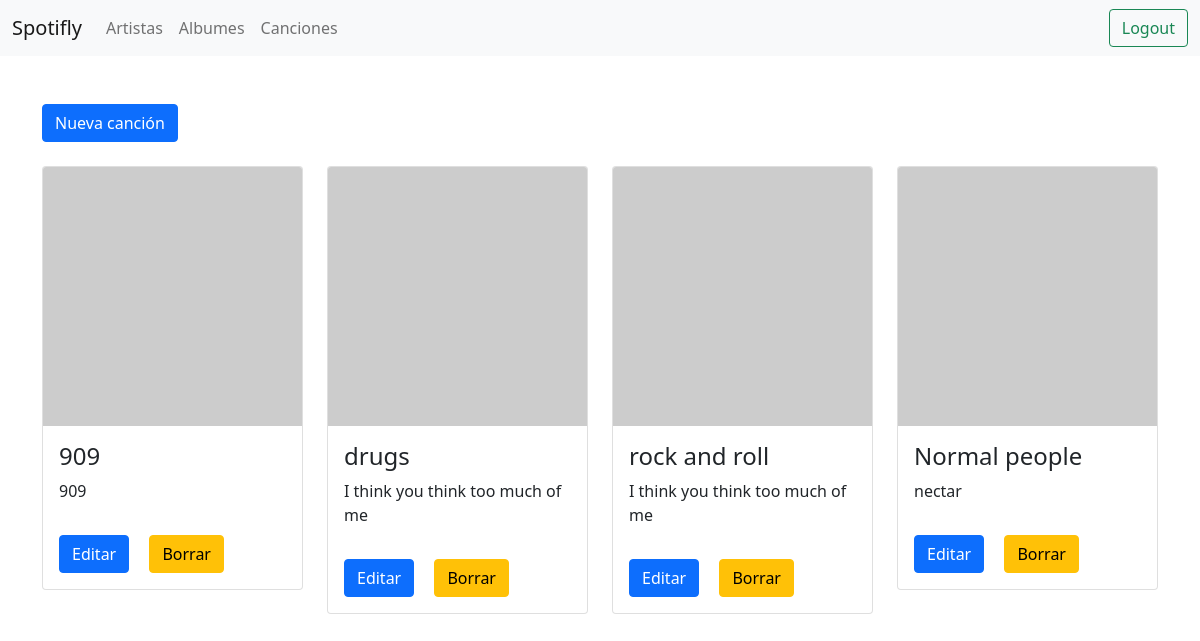
Screenshot of /vistas/Admin/Canciones/index.php (signed in) with the database file from the repository.
### tables this page shows
CREATE TABLE `album` (
  `id` tinyint(11) UNSIGNED NOT NULL,
  `nombre` varchar(45) NOT NULL,
  `fecha` date NOT NULL
);

CREATE TABLE `cancion` (
  `id` tinyint(11) UNSIGNED NOT NULL,
  `nombre` varchar(255) NOT NULL,
  `file` varchar(255) NOT NULL
);

### vistas/Admin/Canciones/index.php (the view, shortened to what this page needs)
<?php
require('../../../shared/header.php');
$conn = connection();
$canciones_query = "SELECT cancion.*, album.nombre as albumNombre FROM album INNER JOIN album_cancion ON album_cancion.id_album = album.id INNER JOIN cancion ON cancion.id = album_cancion.id_cancion";
?>
<div class="container">
    <div class="row">
        <div class="col-12 mt-5 mb-4">
            <a href="./nueva_cancion.php" class="btn btn-primary">
                Nueva canci&oacute;n
            </a>
        </div>
        <div class="col-12">
            <div class="row">
                <?php
                if($result = $conn->query($canciones_query)):
                    while($row  = $result->fetch_assoc()):
                ?>
                        <div class="col-xs-12 col-sm-12 col-md-6 col-lg-3 mb-3">
                            <div class="card w-100 item-card">
                                <img src="https://via.placeholder.com/200x200" class="card-img-top" alt="...">
                                <div class="card-body">
                                    <h4 class="card-title"><?php echo $row['nombre'];?></h4>
                                    <span class="muted-text"><?php echo $row['albumNombre']; ?></span>
                                </div>
                                <div class="card-body text-right">
                                    <a href="./nueva_cancion.php?id=<?php echo $row['id']; ?>" class="card-link btn btn-primary">Editar</a>
                                    <a href="../../../controladores/cancion.php?id=<?php echo $row['id']; ?>&delete=TRUE" class="card-link btn btn-warning">Borrar</a>
                                </div>
                            </div>
                        </div>
                <?php
                    endwhile;
                endif;
                ?>
            </div>
        </div>
    </div>
</div>
<?php require('../../../shared/footer.php') ?>

### rows the page displays
album: cancion.nombre "909", nombre "909"
album: cancion.nombre "drugs", nombre "I think you think too much of me", cancion.nombre "rock and roll"
album: cancion.nombre "Normal people", nombre "nectar"
